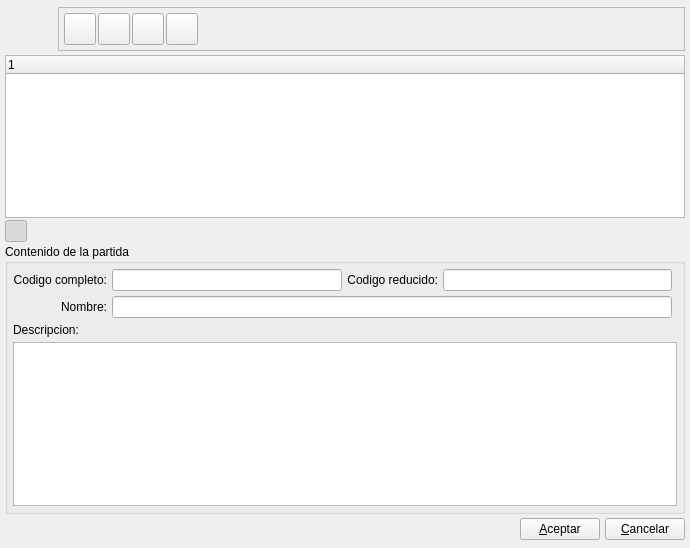
<?xml version="1.0" encoding="UTF-8"?>
<ui version="4.0">
 <author>Tomeu Borras Riera</author>
 <class>PartidasBase</class>
 <widget class="QWidget" name="PartidasBase">
  <property name="geometry">
   <rect>
    <x>0</x>
    <y>0</y>
    <width>690</width>
    <height>548</height>
   </rect>
  </property>
  <property name="windowTitle">
   <string>Partidas</string>
  </property>
  <property name="windowIcon">
   <iconset resource="../../../bulmages.qrc">
    <normaloff>:/Images/account_plan.png</normaloff>:/Images/account_plan.png</iconset>
  </property>
  <layout class="QVBoxLayout">
   <property name="margin">
    <number>5</number>
   </property>
   <item>
    <layout class="QHBoxLayout">
     <property name="spacing">
      <number>5</number>
     </property>
     <property name="margin">
      <number>0</number>
     </property>
     <item>
      <widget class="QLabel" name="label_2">
       <property name="minimumSize">
        <size>
         <width>48</width>
         <height>48</height>
        </size>
       </property>
       <property name="maximumSize">
        <size>
         <width>48</width>
         <height>48</height>
        </size>
       </property>
       <property name="text">
        <string/>
       </property>
       <property name="pixmap">
        <pixmap resource="../../../bulmages.qrc">:/Images/account_plan.png</pixmap>
       </property>
       <property name="scaledContents">
        <bool>true</bool>
       </property>
      </widget>
     </item>
     <item>
      <widget class="QFrame" name="frame">
       <property name="sizePolicy">
        <sizepolicy hsizetype="Preferred" vsizetype="Fixed">
         <horstretch>0</horstretch>
         <verstretch>0</verstretch>
        </sizepolicy>
       </property>
       <property name="minimumSize">
        <size>
         <width>32</width>
         <height>32</height>
        </size>
       </property>
       <property name="frameShape">
        <enum>QFrame::StyledPanel</enum>
       </property>
       <property name="frameShadow">
        <enum>QFrame::Raised</enum>
       </property>
       <layout class="QHBoxLayout">
        <property name="margin">
         <number>5</number>
        </property>
        <item>
         <widget class="QToolButton" name="mui_crear">
          <property name="minimumSize">
           <size>
            <width>32</width>
            <height>32</height>
           </size>
          </property>
          <property name="maximumSize">
           <size>
            <width>32</width>
            <height>32</height>
           </size>
          </property>
          <property name="toolTip">
           <string>Nueva Partida</string>
          </property>
          <property name="whatsThis">
           <string>Nueva Partida</string>
          </property>
          <property name="text">
           <string/>
          </property>
          <property name="icon">
           <iconset resource="../../../bulmages.qrc">
            <normaloff>:/Images/document-new.png</normaloff>:/Images/document-new.png</iconset>
          </property>
          <property name="iconSize">
           <size>
            <width>32</width>
            <height>32</height>
           </size>
          </property>
         </widget>
        </item>
        <item>
         <widget class="QToolButton" name="mui_borrar">
          <property name="minimumSize">
           <size>
            <width>32</width>
            <height>32</height>
           </size>
          </property>
          <property name="maximumSize">
           <size>
            <width>32</width>
            <height>32</height>
           </size>
          </property>
          <property name="toolTip">
           <string>Borrar Partida</string>
          </property>
          <property name="whatsThis">
           <string>Borrar Partida</string>
          </property>
          <property name="text">
           <string/>
          </property>
          <property name="icon">
           <iconset resource="../../../bulmages.qrc">
            <normaloff>:/Images/edit-delete.png</normaloff>:/Images/edit-delete.png</iconset>
          </property>
          <property name="iconSize">
           <size>
            <width>32</width>
            <height>32</height>
           </size>
          </property>
         </widget>
        </item>
        <item>
         <widget class="QToolButton" name="mui_guardar">
          <property name="minimumSize">
           <size>
            <width>32</width>
            <height>32</height>
           </size>
          </property>
          <property name="maximumSize">
           <size>
            <width>32</width>
            <height>32</height>
           </size>
          </property>
          <property name="toolTip">
           <string>Guardar Partida</string>
          </property>
          <property name="whatsThis">
           <string>Guardar Partida</string>
          </property>
          <property name="text">
           <string/>
          </property>
          <property name="icon">
           <iconset resource="../../../bulmages.qrc">
            <normaloff>:/Images/edit-save.png</normaloff>:/Images/edit-save.png</iconset>
          </property>
          <property name="iconSize">
           <size>
            <width>32</width>
            <height>32</height>
           </size>
          </property>
         </widget>
        </item>
        <item>
         <widget class="QToolButton" name="mui_imprimir">
          <property name="minimumSize">
           <size>
            <width>32</width>
            <height>32</height>
           </size>
          </property>
          <property name="maximumSize">
           <size>
            <width>32</width>
            <height>32</height>
           </size>
          </property>
          <property name="toolTip">
           <string>Imprimir Partidas</string>
          </property>
          <property name="whatsThis">
           <string>Imprimir Partidas</string>
          </property>
          <property name="text">
           <string/>
          </property>
          <property name="icon">
           <iconset resource="../../../bulmages.qrc">
            <normaloff>:/Images/document-print.png</normaloff>:/Images/document-print.png</iconset>
          </property>
          <property name="iconSize">
           <size>
            <width>32</width>
            <height>32</height>
           </size>
          </property>
         </widget>
        </item>
        <item>
         <spacer>
          <property name="orientation">
           <enum>Qt::Horizontal</enum>
          </property>
          <property name="sizeType">
           <enum>QSizePolicy::Expanding</enum>
          </property>
          <property name="sizeHint" stdset="0">
           <size>
            <width>191</width>
            <height>30</height>
           </size>
          </property>
         </spacer>
        </item>
       </layout>
      </widget>
     </item>
    </layout>
   </item>
   <item>
    <widget class="QTreeWidget" name="m_listPartidas">
     <column>
      <property name="text">
       <string>1</string>
      </property>
     </column>
    </widget>
   </item>
   <item>
    <layout class="QHBoxLayout">
     <property name="spacing">
      <number>5</number>
     </property>
     <property name="margin">
      <number>0</number>
     </property>
     <item>
      <widget class="QToolButton" name="mui_detalles">
       <property name="minimumSize">
        <size>
         <width>22</width>
         <height>22</height>
        </size>
       </property>
       <property name="maximumSize">
        <size>
         <width>22</width>
         <height>22</height>
        </size>
       </property>
       <property name="toolTip">
        <string>Mostrar / Ocultar Detalle</string>
       </property>
       <property name="whatsThis">
        <string>Mostrar / Ocultar Detalle</string>
       </property>
       <property name="text">
        <string/>
       </property>
       <property name="icon">
        <iconset resource="../../../bulmages.qrc">
         <normaloff>:/Images/document-open.png</normaloff>:/Images/document-open.png</iconset>
       </property>
       <property name="iconSize">
        <size>
         <width>22</width>
         <height>22</height>
        </size>
       </property>
       <property name="checkable">
        <bool>true</bool>
       </property>
       <property name="checked">
        <bool>true</bool>
       </property>
      </widget>
     </item>
     <item>
      <spacer>
       <property name="orientation">
        <enum>Qt::Horizontal</enum>
       </property>
       <property name="sizeHint" stdset="0">
        <size>
         <width>40</width>
         <height>20</height>
        </size>
       </property>
      </spacer>
     </item>
    </layout>
   </item>
   <item>
    <widget class="QGroupBox" name="groupBox1">
     <property name="title">
      <string>Contenido de la partida</string>
     </property>
     <layout class="QGridLayout">
      <property name="margin">
       <number>5</number>
      </property>
      <property name="spacing">
       <number>5</number>
      </property>
      <item row="2" column="0" colspan="5">
       <widget class="QLabel" name="label1">
        <property name="sizePolicy">
         <sizepolicy hsizetype="Preferred" vsizetype="Fixed">
          <horstretch>0</horstretch>
          <verstretch>0</verstretch>
         </sizepolicy>
        </property>
        <property name="text">
         <string>Descripcion:</string>
        </property>
       </widget>
      </item>
      <item row="1" column="0">
       <widget class="QLabel" name="textLabel1">
        <property name="text">
         <string>Nombre:</string>
        </property>
        <property name="alignment">
         <set>Qt::AlignRight|Qt::AlignTrailing|Qt::AlignVCenter</set>
        </property>
        <property name="buddy">
         <cstring>mui_nombrePartida</cstring>
        </property>
       </widget>
      </item>
      <item row="1" column="1" colspan="3">
       <widget class="QLineEdit" name="mui_nombrePartida">
        <property name="maxLength">
         <number>50</number>
        </property>
       </widget>
      </item>
      <item row="0" column="3">
       <widget class="QLineEdit" name="mui_codigoPartida">
        <property name="maxLength">
         <number>12</number>
        </property>
       </widget>
      </item>
      <item row="0" column="2">
       <widget class="QLabel" name="label3">
        <property name="text">
         <string>Codigo reducido:</string>
        </property>
        <property name="alignment">
         <set>Qt::AlignRight|Qt::AlignTrailing|Qt::AlignVCenter</set>
        </property>
        <property name="buddy">
         <cstring>mui_codigoPartida</cstring>
        </property>
       </widget>
      </item>
      <item row="0" column="1">
       <widget class="QLineEdit" name="mui_codigoCompletoPartida">
        <property name="maxLength">
         <number>50</number>
        </property>
       </widget>
      </item>
      <item row="0" column="0">
       <widget class="QLabel" name="label2">
        <property name="text">
         <string>Codigo completo:</string>
        </property>
        <property name="alignment">
         <set>Qt::AlignRight|Qt::AlignTrailing|Qt::AlignVCenter</set>
        </property>
        <property name="buddy">
         <cstring>mui_codigoCompletoPartida</cstring>
        </property>
       </widget>
      </item>
      <item row="3" column="0" colspan="5">
       <widget class="QTextEdit" name="mui_descPartida">
        <property name="minimumSize">
         <size>
          <width>0</width>
          <height>100</height>
         </size>
        </property>
       </widget>
      </item>
     </layout>
    </widget>
   </item>
   <item>
    <layout class="QHBoxLayout">
     <property name="spacing">
      <number>5</number>
     </property>
     <property name="margin">
      <number>0</number>
     </property>
     <item>
      <spacer>
       <property name="orientation">
        <enum>Qt::Horizontal</enum>
       </property>
       <property name="sizeHint" stdset="0">
        <size>
         <width>331</width>
         <height>27</height>
        </size>
       </property>
      </spacer>
     </item>
     <item>
      <widget class="QPushButton" name="mui_aceptar">
       <property name="text">
        <string>&amp;Aceptar</string>
       </property>
      </widget>
     </item>
     <item>
      <widget class="QPushButton" name="mui_cancelar">
       <property name="text">
        <string>&amp;Cancelar</string>
       </property>
      </widget>
     </item>
    </layout>
   </item>
  </layout>
 </widget>
 <layoutdefault spacing="2" margin="2"/>
 <tabstops>
  <tabstop>mui_crear</tabstop>
  <tabstop>mui_borrar</tabstop>
  <tabstop>mui_guardar</tabstop>
  <tabstop>mui_imprimir</tabstop>
  <tabstop>mui_detalles</tabstop>
  <tabstop>mui_codigoCompletoPartida</tabstop>
  <tabstop>mui_codigoPartida</tabstop>
  <tabstop>mui_nombrePartida</tabstop>
  <tabstop>mui_descPartida</tabstop>
  <tabstop>m_listPartidas</tabstop>
  <tabstop>mui_aceptar</tabstop>
  <tabstop>mui_cancelar</tabstop>
 </tabstops>
 <resources>
  <include location="../../../bulmages.qrc"/>
 </resources>
 <connections>
  <connection>
   <sender>mui_cancelar</sender>
   <signal>clicked()</signal>
   <receiver>PartidasBase</receiver>
   <slot>close()</slot>
   <hints>
    <hint type="sourcelabel">
     <x>683</x>
     <y>483</y>
    </hint>
    <hint type="destinationlabel">
     <x>10</x>
     <y>577</y>
    </hint>
   </hints>
  </connection>
  <connection>
   <sender>mui_detalles</sender>
   <signal>toggled(bool)</signal>
   <receiver>groupBox1</receiver>
   <slot>setVisible(bool)</slot>
   <hints>
    <hint type="sourcelabel">
     <x>21</x>
     <y>82</y>
    </hint>
    <hint type="destinationlabel">
     <x>169</x>
     <y>251</y>
    </hint>
   </hints>
  </connection>
 </connections>
</ui>
